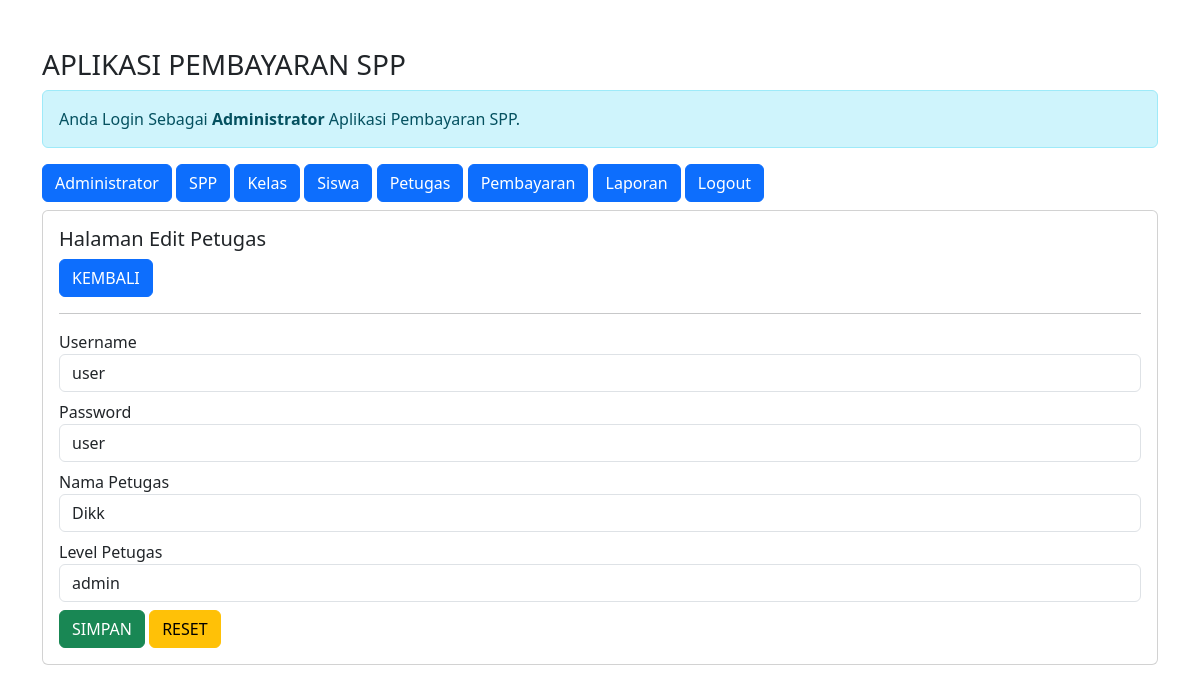
Page /admin/admin.php?url=edit-petugas&id_petugas=6 (signed in) on the committed database.
### tables this page shows
CREATE TABLE `petugas` (
  `id_petugas` int(11) NOT NULL,
  `username` varchar(25) NOT NULL,
  `password` varchar(32) NOT NULL,
  `nama_petugas` varchar(35) NOT NULL,
  `level` enum('admin','petugas') NOT NULL
);

### admin/edit-petugas.php (the view, shortened to what this page needs)
<?php
$id_petugas = $_GET['id_petugas'];
include '../koneksi.php';
$sql = "SELECT * FROM petugas WHERE id_petugas='$id_petugas'";
    $query = mysqli_query($conn,$sql);
$data = mysqli_fetch_array($query);
?>
<h5>Halaman Edit Petugas</h5>
<a href="?url=petugas" class="btn btn-primary">KEMBALI</a>
<hr>
<form method = "post" action="?url=proses-edit-petugas&id_petugas=<?= $id_petugas; ?>">
    <div class="form-group mb-2">
         <label>Username</label>
        <input value= <?= $data['username']; ?> type="text" name="username"  class="form-control" required>
    </div>
    <div class="form-group mb-2">
        <label>Password</label>
        <input value= <?= $data['password']; ?> type="text" name="password"  class="form-control" required>
    </div>
    <div class="form-group mb-2">
        <label>Nama Petugas</label>
        <input  value= <?= $data['nama_petugas']; ?> type="text" name="nama_petugas"  class="form-control" required>
    </div>
    <div class="form-group mb-2">
        <label>Level Petugas</label>
        <select name = "level" class = "form-control" required>
            <option value = "<?=  $data['level']; ?>"><?=  $data['level']; ?></option>
        </select>
    </div>
    <div class="form-group">
        <button type="submit" class="btn btn-success">SIMPAN</button>
        <button type="reset" class="btn btn-warning">RESET</button>
    </div>
</form>

### rows in the picture
petugas: username "user", password "user", nama_petugas "Dikk", level "admin"
